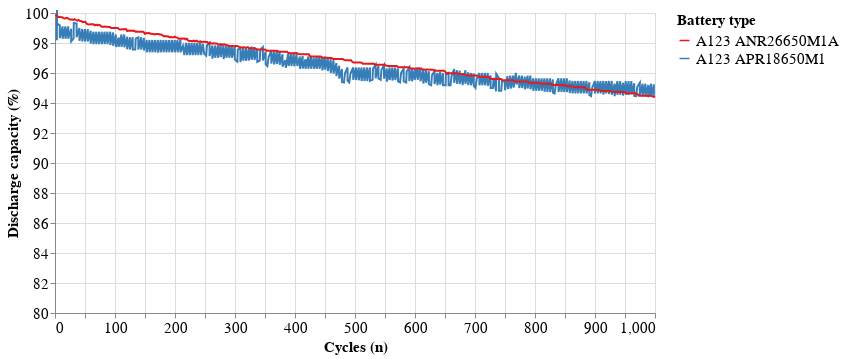

Notebook source saved alongside this figure:
### Code cell
alt.Chart(pd.concat([apr18650_df, anr26650_df])).encode(
    x=alt.X('x:Q', title='Cycles (n)'),
    y=alt.Y('y:Q', scale=alt.Scale(
        domain=[80, 100], zero=False), title='Discharge capacity (%)'),
    color=alt.Color('battery:N',
                    scale=alt.Scale(
                        domain=['A123 ANR26650M1A', 'A123 APR18650M1'], scheme='set1'),
                    legend=alt.Legend(title='Battery type'),
                    )

).mark_line().transform_filter(alt.datum.x < 1000).configure_axis(
    labelFont='CMU Serif',
    titleFont='CMU Serif',
    labelFontSize=15,
    titleFontSize=15,
).configure_legend(
    labelFont='CMU Serif',
    titleFont='CMU Serif',
    labelFontSize=15,
    titleFontSize=15,
).configure_view(
    width=600
)

### Figure 1 — Vega-Lite specification as saved in the notebook (floating-point values rounded to 4 significant figures; data arrays with more than 128 entries replaced by an {"elided": "..."} marker saying what was removed)
{"usermeta": {"embedOptions": {"theme": "vox"}}, "config": {"view": {"continuousWidth": 400, "continuousHeight": 300, "width": 600}, "axis": {"labelFont": "CMU Serif", "labelFontSize": 15, "titleFont": "CMU Serif", "titleFontSize": 15}, "legend": {"labelFont": "CMU Serif", "labelFontSize": 15, "titleFont": "CMU Serif", "titleFontSize": 15}}, "data": {"name": "data-22d7c612bc0eb02be5e23ea137fed1f0"}, "mark": "line", "encoding": {"color": {"type": "nominal", "field": "battery", "legend": {"title": "Battery type"}, "scale": {"domain": ["A123 ANR26650M1A", "A123 APR18650M1"], "scheme": "set1"}}, "x": {"type": "quantitative", "field": "x", "title": "Cycles (n)"}, "y": {"type": "quantitative", "field": "y", "scale": {"domain": [80, 100], "zero": false}, "title": "Discharge capacity (%)"}}, "transform": [{"filter": "(datum.x < 1000)"}], "$schema": "https://vega.github.io/schema/vega-lite/v4.8.1.json", "datasets": {"data-22d7c612bc0eb02be5e23ea137fed1f0": {"elided": "1175 records"}}}
